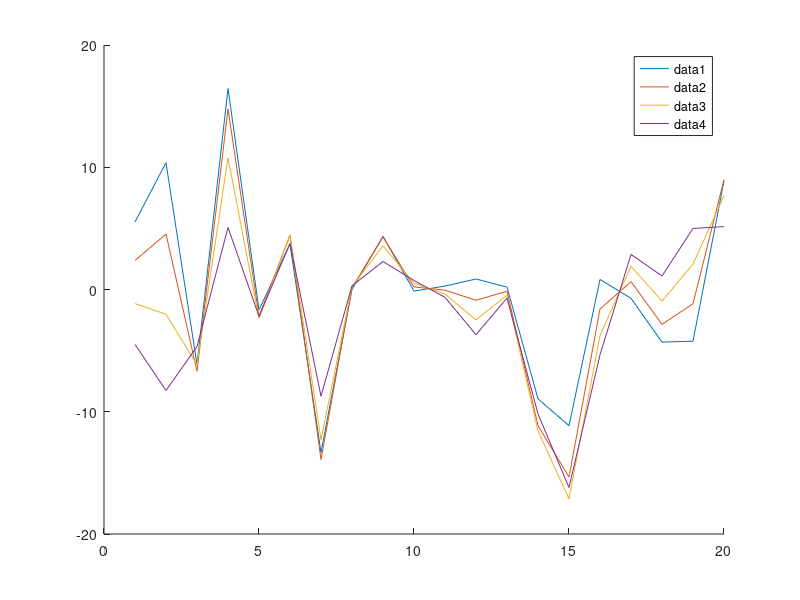

MATLAB code for this plot:
clear
n=20
p1 = (randn(n,1)).*5
p2 = (randn(n,1)).*2
x1 = [-0.45 -0.4 -0.35 -0.0]
x1 = [-0.8 -0.4 0.0 +0.4]
% x2 = [-0.2 -0.1 0 0.1]
%x = [-0.5 -0.4 -0.3 -0.2]
%%
for j=1:length(x1)
    for i=1:n
        y(j,i) = p1(i) * sin(p2(i)+x1(j)) 
        y(j,i) = y(j,i) + p1(n-i+1) * cos(p2(n-i+1)+x1(j)) 
%         y(j,i) = y(j,i) + p1(i) * sin(p2(i)*x2(j)) 
%         y(j,i) = y(j,i) + p1(n-i+1) * cos(p2(n-i+1)*x2(j)) 

    end
end
figure(1)
clf
hold on
for l=1:length(x1)
    plot(y(l,:))
end
legend